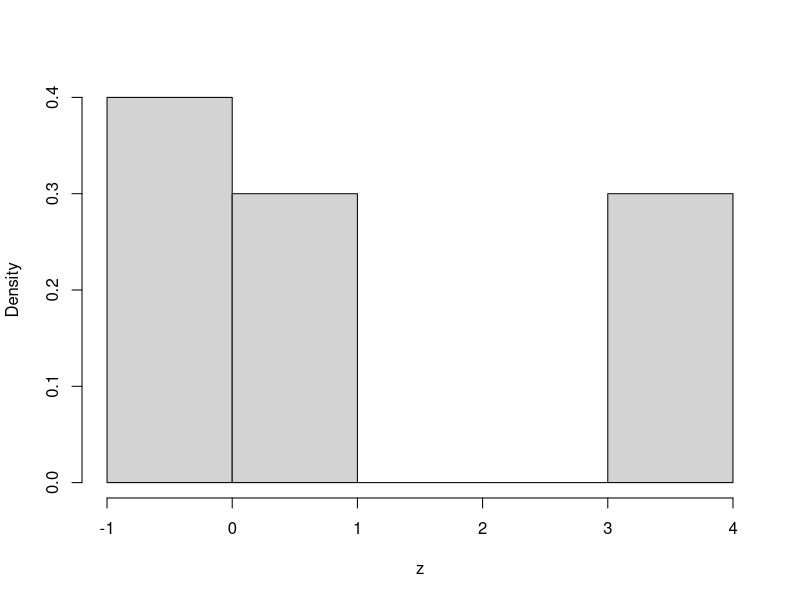
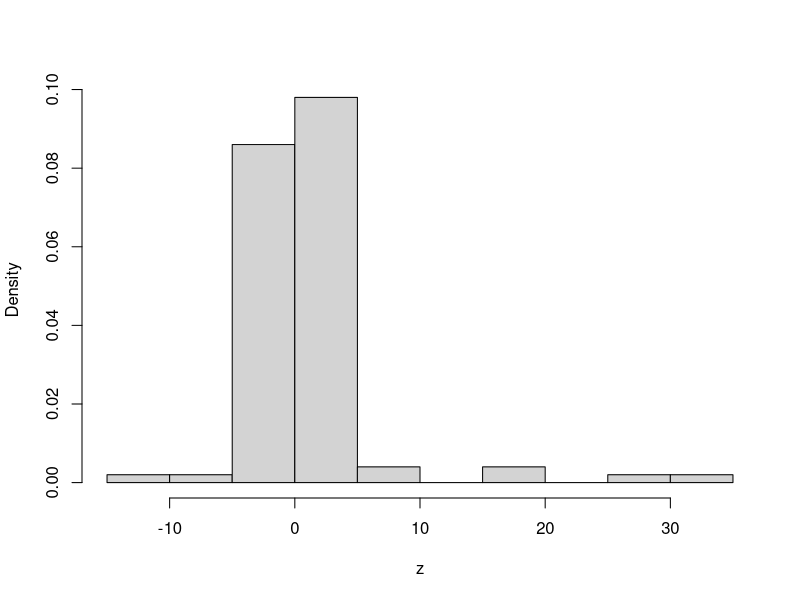

Generate these figures, in order, with R:
## ---- chunk 1
knitr::opts_chunk$set(prompt=TRUE, comment='', warning=FALSE, 
                      results="hold")
## ---- chunk 2
set.seed(123)  # 控制伪随机数初始值
y <- rnorm(10, 3, 1)
print(y)
## ---- chunk 3
# 对数似然函数
llk <- function(mu, y) {
  n <- length(y)
  log.likelihood <- -(n/2)*log(2*pi)-sum((y-mu)^2)/2
  return(log.likelihood)
}
mu <- mean(y)
llk(mu, y)
## ---- chunk 4
accp.rate <- function(mu, y) {
  p <- 1/(1+mu^2)*exp(-sum((y-mu)^2/2))
  g <- 1/(1+mu^2)
  c <- max(p/g)
  accp_rate <- p/(c*g)
  return(accp_rate)
}
## ---- chunk 5
sample <- function(n, mu, y) {
  Z <- rep(NA, n)
  i <- 1
  while (i <= n) {
    X <- rcauchy(n, 0, 1)
    U <- runif(1)
    if (U <= accp.rate(mu, y)) {
      Z[i] <- X
      i <- i + 1
    }
  }
  return(Z)
}

n <- 10
mu <- 3
z <- sample(n, mu, y)
hist(z, prob=T, main="")
cat("mu后验分布期望的近似值", mean(z), "\n")
## ---- chunk 6
set.seed(123)
n <- 100
y <- rnorm(n, 3, 1)
z <- sample(n, mu, y)
hist(z, prob=T, main="")
cat("mu后验分布期望的近似值", mean(z), "\n")
